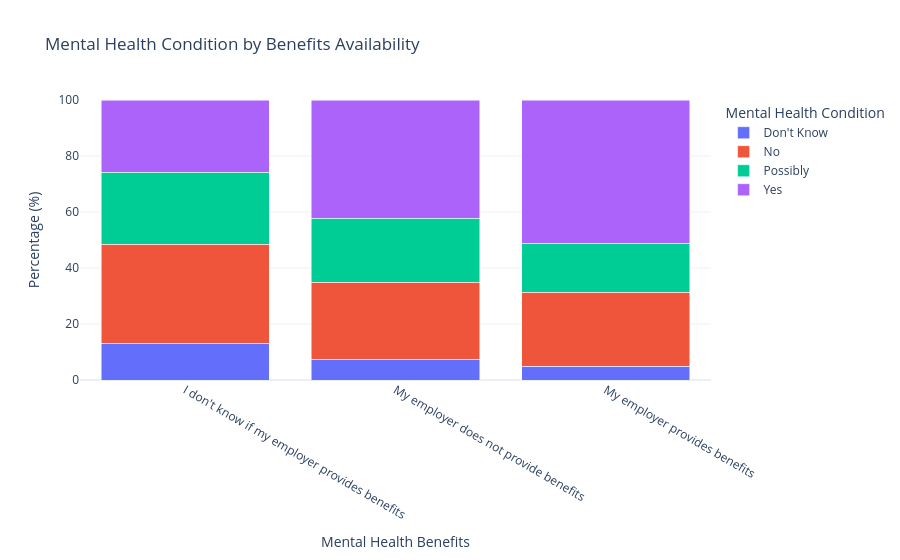

Notebook source saved alongside this figure:
### Code cell
# Benefits x Mental Health
benefits_mh_table = pd.crosstab(
    benefits_analysis["benefits"], 
    benefits_analysis["mental_health"],
    normalize="index"
) * 100

# Convert the crosstab index into a regular column
bxmh_plot = benefits_mh_table.reset_index()

# Reshape the table for Plotly
bxmh_plot = bxmh_plot.melt(
    id_vars="benefits",
    var_name="mental_health",
    value_name="percentage"
)

fig = px.bar(
    bxmh_plot,
    x="benefits",
    y="percentage",
    color="mental_health",
    barmode="stack",
    template="plotly_white",
    title="Mental Health Condition by Benefits Availability",
    labels={
        "benefits": "Benefits",
        "percentage": "Percentage",
        "mental_health": "Mental Health Condition"
    }
)

fig.update_layout(
    yaxis_title="Percentage (%)",
    xaxis_title="Mental Health Benefits",
    yaxis=dict(range=[0, 100])
)

fig.show()

### Figure 1 — Plotly figure (JSON) as saved in the notebook; plotly's stock layout.template omitted (floating-point values rounded to 4 significant figures)
{"data": [{"hovertemplate": "Mental Health Condition=Don't Know<br>Benefits=%{x}<br>Percentage=%{y}<extra></extra>", "legendgroup": "Don't Know", "marker": {"color": "#636efa", "pattern": {"shape": ""}}, "name": "Don't Know", "orientation": "v", "showlegend": true, "textposition": "auto", "type": "bar", "x": ["I don't know if my employer provides benefits", "My employer does not provide benefits", "My employer provides benefits"], "xaxis": "x", "y": [13.1, 7.339, 4.991], "yaxis": "y"}, {"hovertemplate": "Mental Health Condition=No<br>Benefits=%{x}<br>Percentage=%{y}<extra></extra>", "legendgroup": "No", "marker": {"color": "#EF553B", "pattern": {"shape": ""}}, "name": "No", "orientation": "v", "showlegend": true, "textposition": "auto", "type": "bar", "x": ["I don't know if my employer provides benefits", "My employer does not provide benefits", "My employer provides benefits"], "xaxis": "x", "y": [35.37, 27.52, 26.38], "yaxis": "y"}, {"hovertemplate": "Mental Health Condition=Possibly<br>Benefits=%{x}<br>Percentage=%{y}<extra></extra>", "legendgroup": "Possibly", "marker": {"color": "#00cc96", "pattern": {"shape": ""}}, "name": "Possibly", "orientation": "v", "showlegend": true, "textposition": "auto", "type": "bar", "x": ["I don't know if my employer provides benefits", "My employer does not provide benefits", "My employer provides benefits"], "xaxis": "x", "y": [25.76, 22.94, 17.47], "yaxis": "y"}, {"hovertemplate": "Mental Health Condition=Yes<br>Benefits=%{x}<br>Percentage=%{y}<extra></extra>", "legendgroup": "Yes", "marker": {"color": "#ab63fa", "pattern": {"shape": ""}}, "name": "Yes", "orientation": "v", "showlegend": true, "textposition": "auto", "type": "bar", "x": ["I don't know if my employer provides benefits", "My employer does not provide benefits", "My employer provides benefits"], "xaxis": "x", "y": [25.76, 42.2, 51.16], "yaxis": "y"}], "layout": {"barmode": "stack", "legend": {"title": {"text": "Mental Health Condition"}, "tracegroupgap": 0}, "title": {"text": "Mental Health Condition by Benefits Availability"}, "xaxis": {"anchor": "y", "domain": [0, 1], "title": {"text": "Mental Health Benefits"}}, "yaxis": {"anchor": "x", "domain": [0, 1], "range": [0, 100], "title": {"text": "Percentage (%)"}}}}
